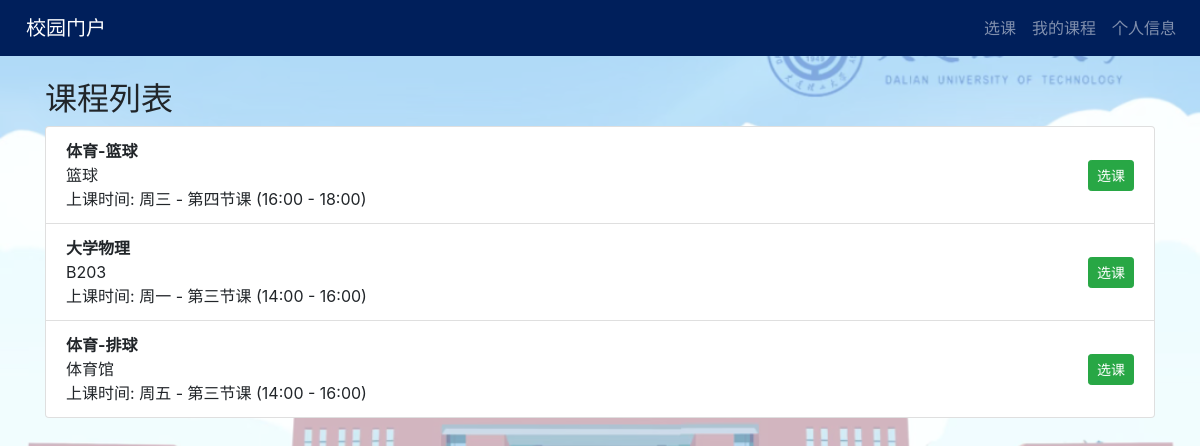
The app's page /courses/course_list/ (signed in) with its own data.
### courses/models.py (models this page shows, shortened)
class Course(models.Model):
    name = models.CharField(max_length=100)
    description = models.TextField()
    students = models.ManyToManyField(UserProfile, related_name='courses')
    DAY_CHOICES = [
        (1, "周一"),
        (2, "周二"),
        (3, "周三"),
        (4, "周四"),
        (5, "周五"),
        (6, "周六"),
        (7, "周日"),
    ]
    PERIOD_CHOICES = [
        (1, "第一节课 (8:00 - 10:00)"),
        (2, "第二节课 (10:00 - 12:00)"),
        (3, "第三节课 (14:00 - 16:00)"),
        (4, "第四节课 (16:00 - 18:00)"),
    ]
    day_of_week = models.IntegerField(
        choices=DAY_CHOICES, verbose_name="上课日", default=1)
    class_period = models.IntegerField(
        choices=PERIOD_CHOICES, verbose_name="上课节次", default=1)

### courses/views.py (the view)
# urls.py: path('course_list/', views.course_list, name='course_list'),
@login_required
def course_list(request):
    courses = Course.objects.exclude(students=request.user)
    return render(request, 'courses/course_list.html', {'courses': courses})

### courses/templates/courses/course_list.html (shortened to what this page needs)
{% extends "base.html" %}
{% block content %}
<h2>课程列表</h2>
<ul class="list-group">
    {% for course in courses %}
        <li class="list-group-item d-flex justify-content-between align-items-center">
            <div>
                <strong>{{ course.name }}</strong><br>
                {{ course.description }}<br>
                上课时间: {{ course.get_day_of_week_display }} - {{ course.get_class_period_display }}
            </div>
            <a href="{% url 'enroll_course' course.id %}" class="btn btn-success btn-sm">选课</a>
        </li>
    {% endfor %}
</ul>
{% endblock %}

### records on screen
Course: name "体育-篮球", description "篮球", day_of_week "周三", class_period "第四节课 (16:00 - 18:00)"
Course: name "大学物理", description "B203", day_of_week "周一", class_period "第三节课 (14:00 - 16:00)"
Course: name "体育-排球", description "体育馆", day_of_week "周五", class_period "第三节课 (14:00 - 16:00)"
